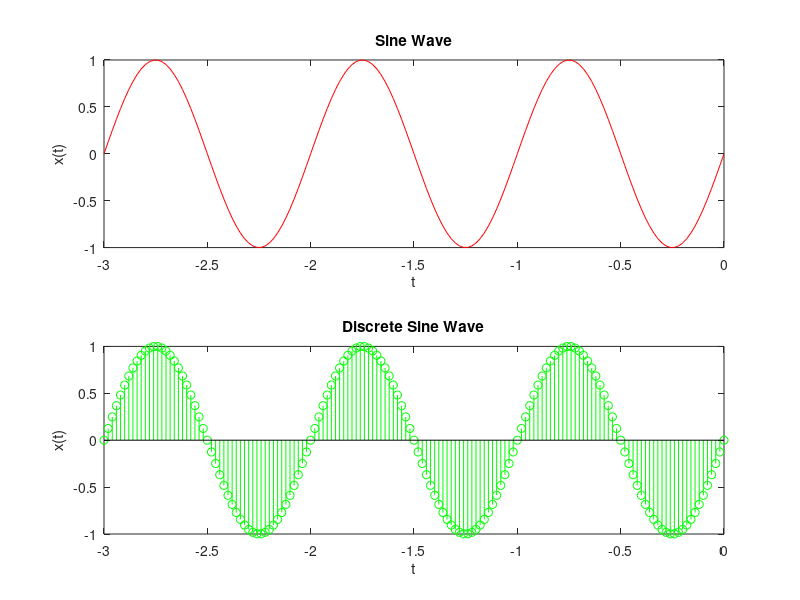

Source code (MATLAB):
clc;
t=-3:0.02:3j;
x=sin(2.*pi.*t);
subplot(2,1,1);
plot(t,x,'r');
xlabel('t');
ylabel('x(t)');
title("Sine Wave");

subplot(2,1,2);
stem(t,x,'g');
xlabel('t');
ylabel('x(t)');
title("Discrete Sine Wave");